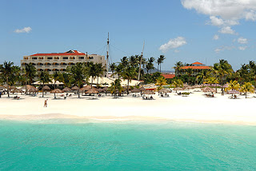
#> input picture beach.bmp, 256 x 171 px, shrunk from 320 x 214 before the run
$ python Clustering.py beach.bmp 5
#> lines starting #> are read from the running program, lines starting #| are printed output that depends on the picture
#> in main, im is the input picture: shape (171, 256, 3); mean R, G, B 136.9, 173.1, 170.4
#!/usr/bin/env python
# coding: utf-8

# In[10]:


import numpy as np
import imageio
from matplotlib import pyplot as plt
import sys
import os


def mykmeans(pixels, K):
    """
    Your goal of this assignment is implementing your own K-means.

    Input:
        pixels: data set. Each row contains one data point. For image
        dataset, it contains 3 columns, each column corresponding to Red,
        Green, and Blue component.

        K: the number of desired clusters. Too high value of K may result in
        empty cluster error. Then, you need to reduce it.

    Output:
        class: the class assignment of each data point in pixels. The
        assignment should be 0, 1, 2, etc. For K = 5, for example, each cell
        of class should be either 0, 1, 2, 3, or 4. The output should be a
        column vector with size(pixels, 1) elements.

        centroid: the location of K centroids in your result. With images,
        each centroid corresponds to the representative color of each
        cluster. The output should be a matrix with K rows and
        3 columns. The range of values should be [0, 255].
    """
    #random initiliasation of K centers
    pixels = pixels.reshape((-1,3))
    maxiter=20
    iteration=1
    classassign=[]
    newcenter=pixels[np.random.choice(pixels.shape[0],K)]
    oldcenter=np.zeros((K,pixels.shape[1]))
    distancemetric=np.zeros((len(pixels),K))


    while((iteration<=maxiter) & (np.linalg.norm(newcenter-oldcenter)!=0)):
        iteration=iteration+1
        oldcenter=np.array(newcenter)
        newcenter=[]
        distancefromcenter=np.zeros((len(pixels),K))
        clusterassign=[]
        assigndata=[]

        # assigning points to the centers
        for i in range(len(pixels)):
            for j in range(K):
                distancefromcenter[i,j]=np.linalg.norm(pixels[i,:]-oldcenter[j,:])
            clusterassign.append(np.argmin(distancefromcenter[i]))


        # computing new centers
        for i in range(K):
            assigndata=[]
            for j in range(len(pixels)):
                if(clusterassign[j]==i):
                    assigndata.append(pixels[j])
            newcenter.append(np.mean(assigndata,axis=0))

    centroid=np.array(newcenter)
    for i in range(len(pixels)):
            for j in range(len(centroid)):
                distancemetric[i,j]=np.linalg.norm(pixels[i,:]-centroid[j,:])
            classassign.append(np.argmin(distancemetric[i]))

    classassign=np.array(classassign).reshape(len(pixels),1)

    return classassign,centroid

    raise NotImplementedError

def mykmedoids(pixels, K):
    """
    Your goal of this assignment is implementing your own K-medoids.
    Please refer to the instructions carefully, and we encourage you to
    consult with other resources about this algorithm on the web.

    Input:
        pixels: data set. Each row contains one data point. For image
        dataset, it contains 3 columns, each column corresponding to Red,
        Green, and Blue component.

        K: the number of desired clusters. Too high value of K may result in
        empty cluster error. Then, you need to reduce it.
    Output:
        class: the class assignment of each data point in pixels. The
        assignment should be 0, 1, 2, etc. For K = 5, for example, each cell
        of class should be either 0, 1, 2, 3, or 4. The output should be a
        column vector with size(pixels, 1) elements.

        centroid: the location of K centroids in your result. With images,
        each centroid corresponds to the representative color of each
        cluster. The output should be a matrix with K rows and
        3 columns. The range of values should be [0, 255].
    """
#> called with K = 5
    maxIter=30  #maximum no of iterations
    iteration=1
    #randomising initialisation of cluster representatives
    pixels = pixels.reshape((-1,3))
    pixels = np.float32(pixels)
    choice = np.random.permutation(pixels.shape[0])[:K]
#> choice = [16035, 39224, 4391, 27482, 18210]
    old_medoid = np.copy(pixels[choice])
#> old_medoid = [[141, 170, 176], [48, 172, 157], [116, 161, 203], [254, 255, 241], [44, 44, 22]]
    #initialization of loss functions
    new_loss = [1]*K
    old_loss = [0]*K
    loss_function = []
    # function to calculate distance measure
    def calc_dist_medoid(pixels,medoid,l=2):
        rep_medoid = np.repeat(medoid,repeats=len(pixels),axis=0)
        data_matrix_dup = np.concatenate([pixels]*len(medoid))
        distance_from_mediod = np.linalg.norm(data_matrix_dup-rep_medoid,ord=l,axis=1).reshape(len(medoid),len(pixels))
        return distance_from_mediod.T
    #function to assign points to the nearest cluster centes
    def classassign(distance):
        return np.amin(distance,axis=1),np.argmin(distance,axis=1)
    #finding the J unique nearest points to the cluster centroid
    def SelectTopCandidates(cluster,j=30):
        centroid = np.mean(cluster,axis=0)
        distance_from_centroid = calc_dist_medoid(cluster,centroid[np.newaxis,:]).reshape((len(cluster),))
        unq_arr, indicesList = np.unique(distance_from_centroid,return_index=True)
        return_shape = min(len(indicesList),j)
        return cluster[indicesList[:return_shape]]
    #function for calculating new cluster representatives from the J candidatess
    def costcalculation(pixels,medoid):
        assign_out = classassign(calc_dist_medoid(pixels,medoid))
        class_assign = assign_out[1]
        distance_assign = assign_out[0]
        cluster_distance_old = []
        cluster_distance_new = []
        new_medoid = []
        for k in range(len(medoid)):
            cluster_k = class_assign[class_assign==k]
            if len(cluster_k)==1:   ###Edge Case Check
                cluster_distance_new.append(0)
                cluster_distance_old.append(0)
                new_medoid.append(np.array([medoid[k]]))
                continue
            old_distance_k = np.sum(distance_assign[class_assign==k])
            cluster_distance_old.append(old_distance_k)
            sub_cluster_k = pixels[class_assign==k]
            top_points_k = SelectTopCandidates(sub_cluster_k,1000)
            if len(top_points_k)>=1:
                distance =  calc_dist_medoid(sub_cluster_k,top_points_k)
            else:
                cluster_distance_new.append(0)
                cluster_distance_old.append(0)
                new_medoid.append(np.array([medoid[k]]))
                continue
                #print('Error in Cost Calculation Function')

            new_distance_k = np.sum(distance,axis=0)
            new_loss_k = np.amin(new_distance_k)
            if new_loss_k<old_distance_k:
                cluster_distance_new.append(new_loss_k)
                new_medoid_k = top_points_k[np.argmin(new_distance_k)]
            else:
                cluster_distance_new.append(old_distance_k)
                new_medoid_k = medoid[k]

            new_medoid.append(np.array([new_medoid_k]))

        return cluster_distance_old,cluster_distance_new,np.concatenate(new_medoid),class_assign
    # run until convergence while (convergence criteria)
    while iteration<=maxIter and np.linalg.norm(np.array(new_loss)-np.array(old_loss))>=(10**(-6)):
        old_loss,new_loss,new_medoid,class_assign = costcalculation(pixels,old_medoid)
        loss_function.append(new_loss)
        print('--Iteration--')
        print(iteration)
        old_medoid = np.copy(new_medoid)
        iteration+=1
        final_loss = sum(new_loss)
#> this loop made 5 passes
#> (old_loss, new_loss, final_loss) on passes 1 to 4: ([621976.5, 159137.9, 180561, 200046.8, 300808.2], [574218.4, 132305.6, 154904.6, 187931.8, 259700.3], 1309060.6), ([410115.3, 202969.5, 135837.6, 175566.4, 343802.4], [404843.6, 197257.4, 135834.8, 175556.8, 340635.6], 1254128.2), ([373884.4, 225255.6, 126899.8, 164636.8, 358915.5], [373120.2, 224530.3, 126899.8, 164636.8, 358744.5], 1247931.7), ([349345.4, 230516.4, 135162.5, 161326.1, 370406.8], [349345.4, 230436.4, 135162.5, 161326.1, 370406.8], 1246677.2)
#> (new_loss, final_loss) on pass 5: ([348259.6, 235386.3, 131785.2, 161326.1, 369886.3], 1246643.5)
#> after the loop, iteration = 6; loss_function = 5 items

    # return the classassignments and centers
    return class_assign,old_medoid
    raise NotImplementedError

def main():
	if(len(sys.argv) < 2):
		print("Please supply an image file")
		return

	image_file_name = sys.argv[1]
	K = 5 if len(sys.argv) == 2 else int(sys.argv[2])
	print(image_file_name, K)
	im = np.asarray(imageio.imread(image_file_name))

	fig, axs = plt.subplots(1, 2)

	classes, centers = mykmedoids(im, K)
#> centers = [[153, 184, 196], [74, 179, 163], [123, 167, 205], [252, 250, 235], [77, 71, 39]]
	print(classes, centers)
#> (printed output is left out)
	new_im = np.asarray(centers[classes].reshape(im.shape), im.dtype)
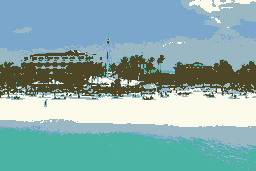
#> new_im: shape (171, 256, 3); mean R, G, B 135.3, 173, 174
	imageio.imwrite(os.path.basename(os.path.splitext(image_file_name)[0]) + '_converted_mykmedoids_' + str(K) + os.path.splitext(image_file_name)[1], new_im)
	axs[0].imshow(new_im)
	axs[0].set_title('K-medoids')

	classes, centers = mykmeans(im, K)
#> in mykmeans, `newcenter=pixels[np.random.choice(pixels.shape[0],K)]`: newcenter = [[56, 181, 160], [131, 168, 203], [70, 183, 167], [198, 202, 207], [255, 251, 231]]
#> the loop in mykmeans, `while((iteration<=maxiter) & (np.linalg.norm(newcenter-oldcenter)!=0)):` made 20 passes
#> after the loop in mykmeans, `while((iteration<=maxiter) & (np.linalg.norm(newcenter-oldcenter)!=0)):`: iteration = 21
#> in mykmeans, `centroid=np.array(newcenter)`: centroid = [[71.3, 177.3, 161.2], [177.2, 184, 169.6], [128.5, 175.2, 199.8], [246.4, 245.4, 230.9], [81.18, 70.81, 40.04]]
#> after the loop in mykmeans, `for i in range(len(pixels)):`: classassign = 43776 items
#> centers has the same summary as centroid in mykmeans
	print(classes, centers)
#> (printed output is left out)
	new_im = np.asarray(centers[classes].reshape(im.shape), im.dtype)
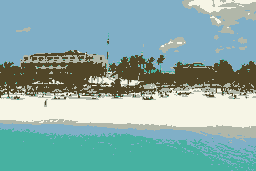
#> new_im: shape (171, 256, 3); mean R, G, B 136.5, 172.7, 169.8
	imageio.imwrite(os.path.basename(os.path.splitext(image_file_name)[0]) + '_converted_mykmeans_' + str(K) + os.path.splitext(image_file_name)[1], new_im)
	axs[1].imshow(new_im)
	axs[1].set_title('K-means')

	plt.show()
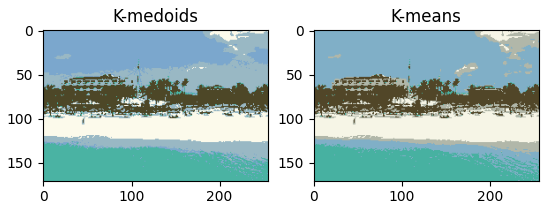
#> figure drawn by matplotlib, 2 panels

if __name__ == '__main__':
	main()
